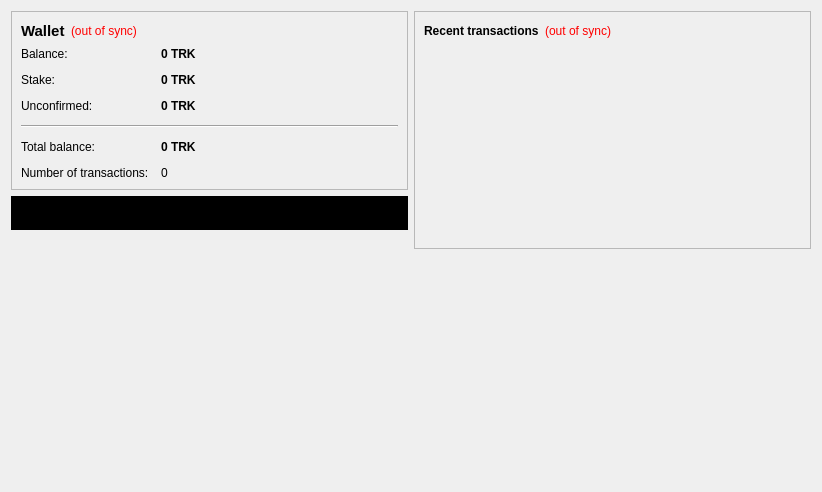
<?xml version="1.0" encoding="UTF-8"?>
<ui version="4.0">
 <class>OverviewPage</class>
 <widget class="QWidget" name="OverviewPage">
  <property name="geometry">
   <rect>
    <x>0</x>
    <y>0</y>
    <width>822</width>
    <height>492</height>
   </rect>
  </property>
  <property name="windowTitle">
   <string>Form</string>
  </property>
  <layout class="QHBoxLayout" name="horizontalLayout" stretch="1,1">
   <item>
    <layout class="QVBoxLayout" name="verticalLayout_2">
     <item>
      <widget class="QFrame" name="frame">
       <property name="frameShape">
        <enum>QFrame::StyledPanel</enum>
       </property>
       <property name="frameShadow">
        <enum>QFrame::Raised</enum>
       </property>
       <layout class="QVBoxLayout" name="verticalLayout_4">
        <item>
         <layout class="QHBoxLayout" name="horizontalLayout_4">
          <item>
           <widget class="QLabel" name="label_5">
            <property name="font">
             <font>
              <pointsize>11</pointsize>
              <weight>75</weight>
              <bold>true</bold>
             </font>
            </property>
            <property name="text">
             <string>Wallet</string>
            </property>
           </widget>
          </item>
          <item>
           <widget class="QLabel" name="labelWalletStatus">
            <property name="toolTip">
             <string>The displayed information may be out of date. Your wallet automatically synchronizes with the Tedcoin network after a connection is established, but this process has not completed yet.</string>
            </property>
            <property name="styleSheet">
             <string notr="true">QLabel { color: red; }</string>
            </property>
            <property name="text">
             <string notr="true">(out of sync)</string>
            </property>
            <property name="alignment">
             <set>Qt::AlignLeading|Qt::AlignLeft|Qt::AlignVCenter</set>
            </property>
           </widget>
          </item>
          <item>
           <spacer name="horizontalSpacer_2">
            <property name="orientation">
             <enum>Qt::Horizontal</enum>
            </property>
            <property name="sizeHint" stdset="0">
             <size>
              <width>40</width>
              <height>20</height>
             </size>
            </property>
           </spacer>
          </item>
         </layout>
        </item>
        <item>
         <layout class="QFormLayout" name="formLayout_2">
          <property name="fieldGrowthPolicy">
           <enum>QFormLayout::AllNonFixedFieldsGrow</enum>
          </property>
          <property name="horizontalSpacing">
           <number>12</number>
          </property>
          <property name="verticalSpacing">
           <number>12</number>
          </property>
          <item row="0" column="0">
           <widget class="QLabel" name="label">
            <property name="text">
             <string>Balance:</string>
            </property>
           </widget>
          </item>
          <item row="0" column="1">
           <widget class="QLabel" name="labelBalance">
            <property name="font">
             <font>
              <weight>75</weight>
              <bold>true</bold>
             </font>
            </property>
            <property name="cursor">
             <cursorShape>IBeamCursor</cursorShape>
            </property>
            <property name="toolTip">
             <string>Your available balance</string>
            </property>
            <property name="text">
             <string notr="true">0 TRK</string>
            </property>
            <property name="textInteractionFlags">
             <set>Qt::LinksAccessibleByMouse|Qt::TextSelectableByKeyboard|Qt::TextSelectableByMouse</set>
            </property>
           </widget>
          </item>
          <item row="1" column="0">
           <widget class="QLabel" name="labelStakeText">
            <property name="text">
             <string>Stake:</string>
            </property>
           </widget>
          </item>
          <item row="1" column="1">
           <widget class="QLabel" name="labelStake">
            <property name="font">
             <font>
              <weight>75</weight>
              <bold>true</bold>
             </font>
            </property>
            <property name="cursor">
             <cursorShape>IBeamCursor</cursorShape>
            </property>
            <property name="toolTip">
             <string>Total of coins out of the available balance impermanently due to a profit generated recently</string>
            </property>
            <property name="text">
             <string notr="true">0 TRK</string>
            </property>
            <property name="textInteractionFlags">
             <set>Qt::LinksAccessibleByMouse|Qt::TextSelectableByKeyboard|Qt::TextSelectableByMouse</set>
            </property>
           </widget>
          </item>
          <item row="2" column="0">
           <widget class="QLabel" name="labelUnconfirmedText">
            <property name="text">
             <string>Unconfirmed:</string>
            </property>
           </widget>
          </item>
          <item row="2" column="1">
           <widget class="QLabel" name="labelUnconfirmed">
            <property name="font">
             <font>
              <weight>75</weight>
              <bold>true</bold>
             </font>
            </property>
            <property name="cursor">
             <cursorShape>IBeamCursor</cursorShape>
            </property>
            <property name="toolTip">
             <string>Total of coins not yet confirmed and count pending toward the available balance</string>
            </property>
            <property name="text">
             <string notr="true">0 TRK</string>
            </property>
            <property name="textInteractionFlags">
             <set>Qt::LinksAccessibleByMouse|Qt::TextSelectableByKeyboard|Qt::TextSelectableByMouse</set>
            </property>
           </widget>
          </item>
          <item row="3" column="0" colspan="2">
           <widget class="QFrame" name="line">
            <property name="sizePolicy">
             <sizepolicy hsizetype="Expanding" vsizetype="Fixed">
              <horstretch>0</horstretch>
              <verstretch>0</verstretch>
             </sizepolicy>
            </property>
            <property name="frameShape">
             <enum>QFrame::HLine</enum>
            </property>
            <property name="frameShadow">
             <enum>QFrame::Sunken</enum>
            </property>
            <property name="lineWidth">
             <number>1</number>
            </property>
           </widget>
          </item>
          <item row="4" column="0">
           <widget class="QLabel" name="labelTotalText">
            <property name="text">
             <string>Total balance:</string>
            </property>
           </widget>
          </item>
          <item row="4" column="1">
           <widget class="QLabel" name="labelTotal">
            <property name="font">
             <font>
              <weight>75</weight>
              <bold>true</bold>
             </font>
            </property>
            <property name="toolTip">
             <string>Total balance of all the accounts above</string>
            </property>
            <property name="text">
             <string notr="true">0 TRK</string>
            </property>
            <property name="textInteractionFlags">
             <set>Qt::LinksAccessibleByMouse|Qt::TextSelectableByKeyboard|Qt::TextSelectableByMouse</set>
            </property>
           </widget>
          </item>
          <item row="5" column="0">
           <widget class="QLabel" name="label_2">
            <property name="text">
             <string>Number of transactions:</string>
            </property>
           </widget>
          </item>
          <item row="5" column="1">
           <widget class="QLabel" name="labelNumTransactions">
            <property name="toolTip">
             <string>Total number of transactions in wallet</string>
            </property>
            <property name="text">
             <string notr="true">0</string>
            </property>
           </widget>
          </item>
         </layout>
        </item>
       </layout>
      </widget>
     </item>
     <item>
      <widget class="QFrame" name="frame_3">
       <property name="styleSheet">
        <string notr="true">background-color: rgb(0, 0, 0);</string>
       </property>
       <property name="frameShape">
        <enum>QFrame::StyledPanel</enum>
       </property>
       <property name="frameShadow">
        <enum>QFrame::Raised</enum>
       </property>
       <layout class="QVBoxLayout" name="verticalLayout_5">
        <item>
         <widget class="QLabel" name="label_7">
          <property name="text">
           <string/>
          </property>
          <property name="pixmap">
           <pixmap resource="../bitcoin.qrc">:/images/wallet2</pixmap>
          </property>
          <property name="scaledContents">
           <bool>false</bool>
          </property>
          <property name="alignment">
           <set>Qt::AlignCenter</set>
          </property>
         </widget>
        </item>
       </layout>
      </widget>
     </item>
     <item>
      <spacer name="verticalSpacer">
       <property name="orientation">
        <enum>Qt::Vertical</enum>
       </property>
       <property name="sizeHint" stdset="0">
        <size>
         <width>20</width>
         <height>40</height>
        </size>
       </property>
      </spacer>
     </item>
    </layout>
   </item>
   <item>
    <layout class="QVBoxLayout" name="verticalLayout_3">
     <item>
      <widget class="QFrame" name="frame_2">
       <property name="frameShape">
        <enum>QFrame::StyledPanel</enum>
       </property>
       <property name="frameShadow">
        <enum>QFrame::Raised</enum>
       </property>
       <layout class="QVBoxLayout" name="verticalLayout">
        <item>
         <layout class="QHBoxLayout" name="horizontalLayout_2">
          <item>
           <widget class="QLabel" name="label_4">
            <property name="text">
             <string>&lt;b&gt;Recent transactions&lt;/b&gt;</string>
            </property>
           </widget>
          </item>
          <item>
           <widget class="QLabel" name="labelTransactionsStatus">
            <property name="toolTip">
             <string>The displayed information may be out of date. Your wallet automatically synchronizes with the Tedcoin network after a connection is established, but this process has not completed yet.</string>
            </property>
            <property name="styleSheet">
             <string notr="true">QLabel { color: red; }</string>
            </property>
            <property name="text">
             <string notr="true">(out of sync)</string>
            </property>
            <property name="alignment">
             <set>Qt::AlignRight|Qt::AlignTrailing|Qt::AlignVCenter</set>
            </property>
           </widget>
          </item>
          <item>
           <spacer name="horizontalSpacer">
            <property name="orientation">
             <enum>Qt::Horizontal</enum>
            </property>
            <property name="sizeHint" stdset="0">
             <size>
              <width>40</width>
              <height>20</height>
             </size>
            </property>
           </spacer>
          </item>
         </layout>
        </item>
        <item>
         <widget class="QListView" name="listTransactions">
          <property name="styleSheet">
           <string notr="true">QListView { background: transparent; }</string>
          </property>
          <property name="frameShape">
           <enum>QFrame::NoFrame</enum>
          </property>
          <property name="verticalScrollBarPolicy">
           <enum>Qt::ScrollBarAlwaysOff</enum>
          </property>
          <property name="horizontalScrollBarPolicy">
           <enum>Qt::ScrollBarAlwaysOff</enum>
          </property>
          <property name="selectionMode">
           <enum>QAbstractItemView::NoSelection</enum>
          </property>
         </widget>
        </item>
       </layout>
      </widget>
     </item>
     <item>
      <spacer name="verticalSpacer_2">
       <property name="orientation">
        <enum>Qt::Vertical</enum>
       </property>
       <property name="sizeHint" stdset="0">
        <size>
         <width>20</width>
         <height>40</height>
        </size>
       </property>
      </spacer>
     </item>
    </layout>
   </item>
  </layout>
 </widget>
 <resources>
  <include location="../bitcoin.qrc"/>
 </resources>
 <connections/>
</ui>
